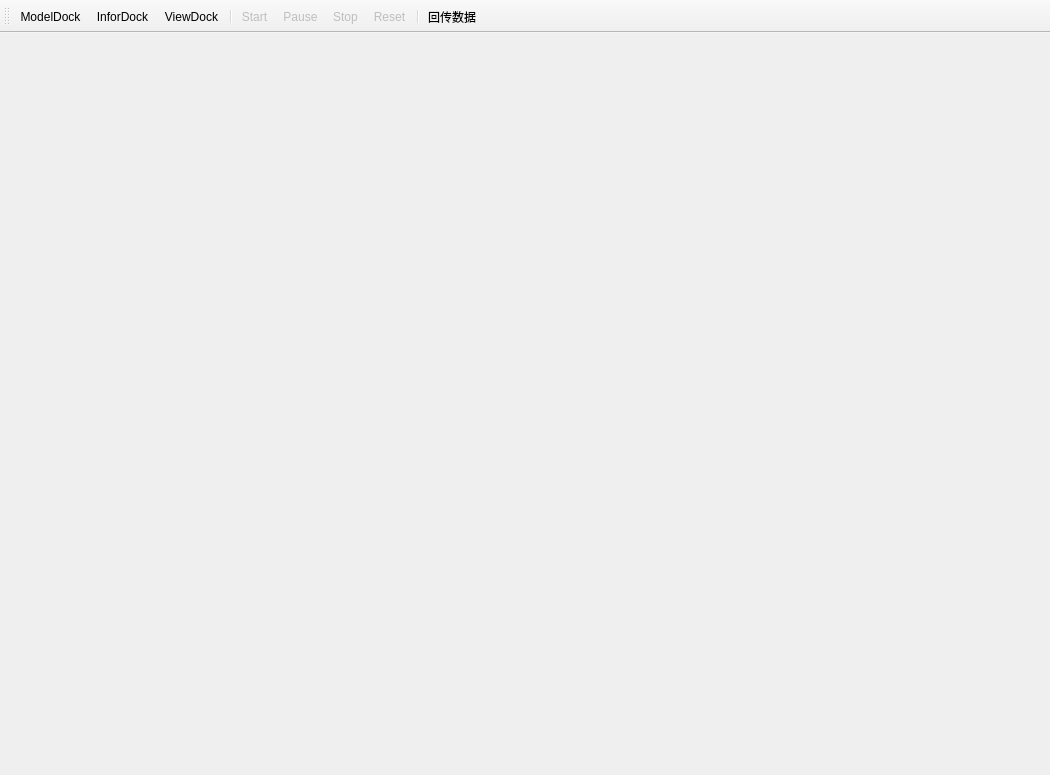
<?xml version="1.0" encoding="UTF-8"?>
<ui version="4.0">
  <class>disp3dwindow</class>
  <widget class="QMainWindow" name="disp3dwindow">
    <property name="geometry">
      <rect>
        <x>0</x>
        <y>0</y>
        <width>1050</width>
        <height>775</height>
      </rect>
    </property>
    <property name="windowTitle">
      <string>MainWindow</string>
    </property>
    <widget class="QWidget" name="centralwidget">
      <layout class="QGridLayout" name="gridLayout_4">
        <item row="1" column="1">
          <widget class="RenderHostWidget" name="vtk_openGL">
            <property name="sizePolicy">
              <sizepolicy hsizetype="Expanding" vsizetype="Expanding">
                <horstretch>0</horstretch>
                <verstretch>0</verstretch>
              </sizepolicy>
            </property>
            <property name="minimumSize">
              <size>
                <width>800</width>
                <height>0</height>
              </size>
            </property>
          </widget>
        </item>
      </layout>
    </widget>
    <widget class="QStatusBar" name="statusBar_SelectedPoint">
      <property name="font"><font><family>Consolas</family><pointsize>9</pointsize></font></property>
      <property name="sizeGripEnabled"><bool>false</bool></property>
      <property name="toolTip"><string>SelectedPoint：模型顶点 ID、原始位置和当前显示的变形位置，坐标单位 mm；变形位置包含显示倍率</string></property>
    </widget>
    <widget class="QToolBar" name="toolBar">
      <property name="windowTitle">
        <string>toolBar</string>
      </property>
      <attribute name="toolBarArea">
        <enum>TopToolBarArea</enum>
      </attribute>
      <attribute name="toolBarBreak">
        <bool>false</bool>
      </attribute>
      <addaction name="actionModelDock" />
      <addaction name="actionInforDock" />
      <addaction name="actionViewDock" />
      <addaction name="separator" />
      <addaction name="actionStart" />
      <addaction name="actionPause" />
      <addaction name="actionStop" />
      <addaction name="actionReset" />
      <addaction name="separator" />
      <addaction name="actionBackData" />
    </widget>
    <action name="actionModelDock">
      <property name="icon">
        <iconset resource="../../resources/legacy_ui.qrc">
          <normaloff>:/icon/icon/3D_Plot.png</normaloff>:/icon/icon/3D_Plot.png</iconset>
      </property>
      <property name="text">
        <string>ModelDock</string>
      </property>
    </action>
    <action name="actionInforDock">
      <property name="icon">
        <iconset resource="../../resources/legacy_ui.qrc">
          <normaloff>:/icon/icon/Help_icon.png</normaloff>:/icon/icon/Help_icon.png</iconset>
      </property>
      <property name="text">
        <string>InforDock</string>
      </property>
    </action>
    <action name="actionViewDock">
      <property name="icon">
        <iconset resource="../../resources/legacy_ui.qrc">
          <normaloff>:/icon/icon/Model_icon.png</normaloff>:/icon/icon/Model_icon.png</iconset>
      </property>
      <property name="text">
        <string>ViewDock</string>
      </property>
    </action>
    <action name="actionStart">
      <property name="enabled"><bool>false</bool></property>
      <property name="icon">
        <iconset resource="../../resources/legacy_ui.qrc">
          <normaloff>:/icon/icon/Play_icon.png</normaloff>:/icon/icon/Play_icon.png</iconset>
      </property>
      <property name="text">
        <string>Start</string>
      </property>
    </action>
    <action name="actionStop">
      <property name="enabled"><bool>false</bool></property>
      <property name="icon">
        <iconset resource="../../resources/legacy_ui.qrc">
          <normaloff>:/icon/icon/Stop_icon.png</normaloff>:/icon/icon/Stop_icon.png</iconset>
      </property>
      <property name="text">
        <string>Stop</string>
      </property>
    </action>
    <action name="actionPause">
      <property name="enabled"><bool>false</bool></property>
      <property name="icon">
        <iconset resource="../../resources/legacy_ui.qrc">
          <normaloff>:/icon/icon/Pasue_icon.png</normaloff>:/icon/icon/Pasue_icon.png</iconset>
      </property>
      <property name="text">
        <string>Pause</string>
      </property>
    </action>
    <action name="actionReset">
      <property name="enabled"><bool>false</bool></property>
      <property name="icon">
        <iconset resource="../../resources/legacy_ui.qrc">
          <normaloff>:/icon/icon/Reset_icon.png</normaloff>:/icon/icon/Reset_icon.png</iconset>
      </property>
      <property name="text">
        <string>Reset</string>
      </property>
    </action>
    <action name="actionBackData">
      <property name="text">
        <string>回传数据</string>
      </property>
    </action>
  </widget>
  <customwidgets>
    <customwidget>
      <class>RenderHostWidget</class>
      <extends>QWidget</extends>
      <header location="global">renderhostwidget.h</header>
    </customwidget>
  </customwidgets>
  <resources>
    <include location="../../../resources/legacy_ui.qrc" />
  </resources>
  <connections />
</ui>
